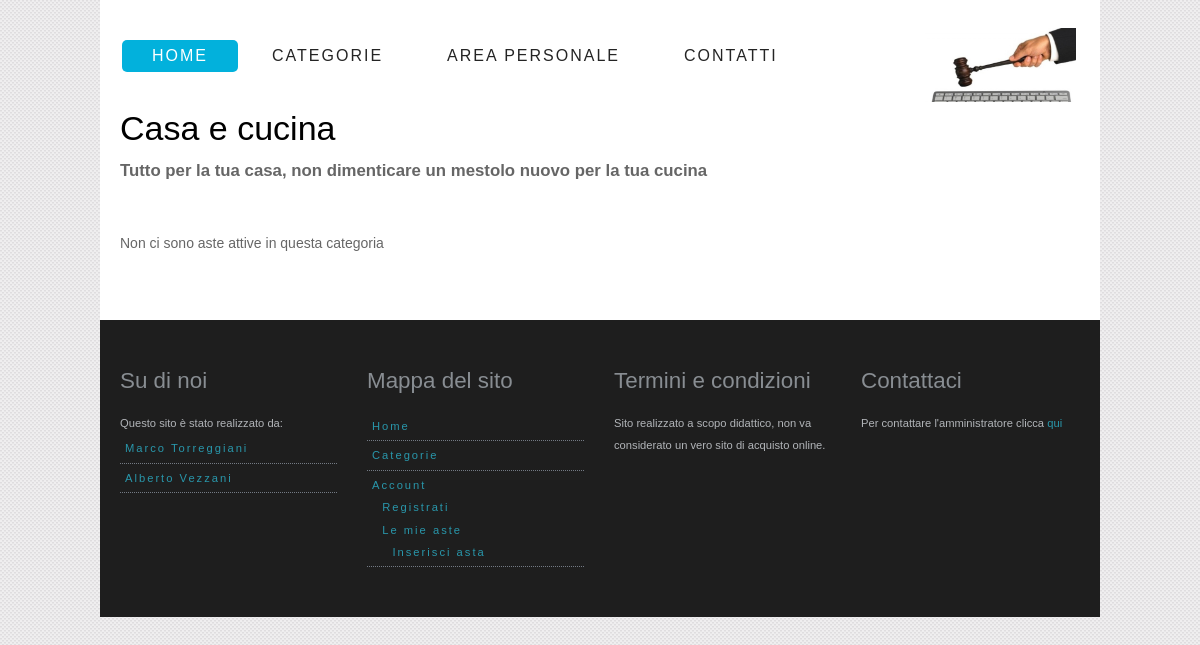
Screenshot of /categorie/4 with the database file from the repository.
### AsteOnLine/models.py (models this page shows, shortened)
class Categoria (models.Model):
    nome = models.CharField(max_length=20, unique=True)
    foto = models.ImageField(upload_to=get_catName, default=settings.NO_MEDIA)
    descrizione = models.TextField(max_length=300)
    class Meta:
        verbose_name_plural = 'Categorie'

### AsteOnLine/views.py (the view)
# urls.py: url(r'^categorie/(?P<id_categoria>[0-9]+)$', views.dettaglio_categoria, name ='dettagliocategoria'),
def dettaglio_categoria(request,id_categoria):
    aste=Asta.objects.filter(categoria=id_categoria).order_by('-data_apertura')
    l=[]
    for a in aste:
        if a.attiva():
            l.append(a)
    categoria=get_object_or_404(Categoria,pk=id_categoria)
    context={'aste':l,'categoria':categoria}
    return render(request,'AsteOnLine/dettaglio_categoria.html',context)

### AsteOnLine/templates/AsteOnLine/dettaglio_categoria.html (shortened to what this page needs)
{% extends "AsteOnLine/base.html" %}
{% block body %}
    <h1>{{ categoria.nome|capfirst }}</h1>
    <h4>
    {{ categoria.descrizione|capfirst }}
    </h4>
    <div style="clear:both; height: 40px"></div>
    {% if aste %}
        {% for asta in aste %}
            {% if forloop.counter|divisibleby:3 %}
                <div class="one-third last">
            {% else %}
                <div class="one-third">
            {% endif %}
                <a href="{% url 'AsteOnLine:offerta' asta.id %}">
                <div class="heading_bg">
                    <h2>{{ asta.titolo|lower|capfirst|truncatechars_html:30}}</h2>
                </div>
                <img src="../../media/{{ asta.foto }}" alt="" width="300px" >
                </a>
                <p> {{ asta.descrizione|truncatechars_html:73 }}</p>
            </div>
        {% endfor %}
    {% else %}
        <p>Non ci sono aste attive in questa categoria</p>
    {% endif %}
{% endblock %}

### GestioneUtenti/static/GestioneUtenti/css/style.css (style rules this page uses)
html,body,div,span,applet,object,iframe,h1,h2,h3,h4,h5,h6,p,blockquote,pre,a,abbr,acronym,address,big,cite,code,del,dfn,em,font,img,ins,kbd,q,s,samp,small,strike,strong,sub,sup,tt,var,dl,dt,dd,ol,ul,li,fieldset,form,label,legend,table,caption,tbody,tfoot,thead,tr,th,td { margin:0;padding:0;border:0;outline:0;font-weight:inherit;font-style:inherit;font-family:inherit;vertical-align:baseline }
body { font-family: Arial, Helvetica, sans-serif; font-size: .875em; line-height: 1.6em; background: #fff url(../img/body_bg.png) fixed; color: #666; }
h1, h2, h3, h4 { font-family: "QuicksandBook", Arial, sans-serif }
h1 { font-size: 34px; padding: 0 0 20px; color: #000 }
h4 { font-size: 1.2em; font-weight: 700 }
p { padding: 10px 0; font-size: 1em; }

### rows the page displays
Categoria: nome "Casa e cucina", descrizione "Tutto per la tua casa, non dimenticare un mestolo nuovo per la tua cucina"
